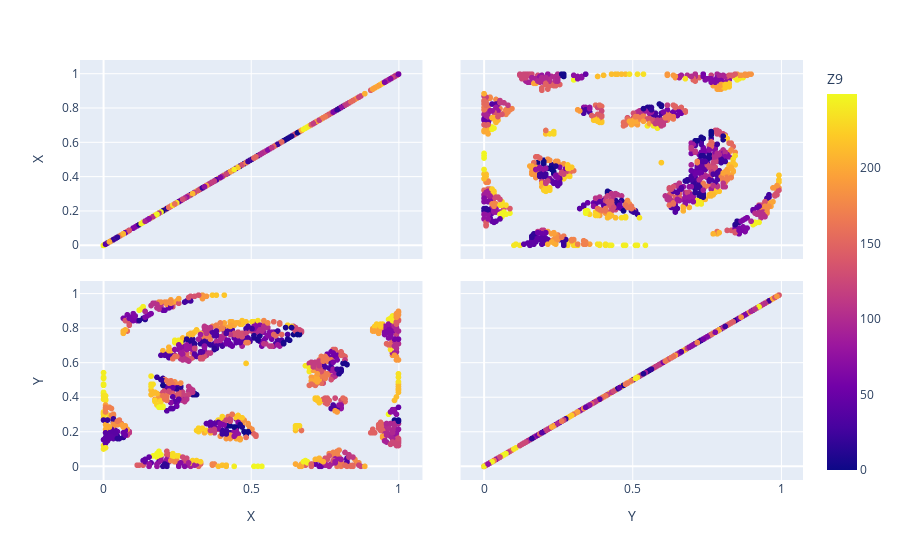

Notebook source saved alongside this figure:
### Code cell
classix_distance=Extractor.classix(group_merging_mode='distance',minPts=minPts_best_distance,radius=radius_best_distance,scale=scale_best_distance)
classix_distance.fit(X_train)
Y_pred_distance=classix_distance.predict(X_test)
df_pred_distance=pd.DataFrame(pd.concat([pd.DataFrame(X_test,columns=['X','Y']),pd.DataFrame(Y_pred_distance,columns=[select_name_Z])],axis=1))
print('Plot of target: ',select_name_Z,'\n')
fig = px.scatter_matrix(df_pred_distance,
    dimensions=['X','Y'],
    color=select_name_Z)
fig.show()

### Figure 1 — Plotly figure (JSON) as saved in the notebook; plotly's stock layout.template omitted (floating-point values rounded to 4 significant figures; data arrays with more than 128 entries replaced by an {"elided": "..."} marker saying what was removed)
{"data": [{"dimensions": [{"axis": {"matches": true}, "label": "X", "values": {"elided": "1071 float values"}}, {"axis": {"matches": true}, "label": "Y", "values": {"elided": "1071 float values"}}], "hovertemplate": "%{xaxis.title.text}=%{x}<br>%{yaxis.title.text}=%{y}<br>Z9=%{marker.color}<extra></extra>", "legendgroup": "", "marker": {"color": {"elided": "1071 int values"}, "coloraxis": "coloraxis", "symbol": "circle"}, "name": "", "showlegend": false, "type": "splom"}], "layout": {"coloraxis": {"colorbar": {"title": {"text": "Z9"}}, "colorscale": [[0, "#0d0887"], [0.1111, "#46039f"], [0.2222, "#7201a8"], [0.3333, "#9c179e"], [0.4444, "#bd3786"], [0.5556, "#d8576b"], [0.6667, "#ed7953"], [0.7778, "#fb9f3a"], [0.8889, "#fdca26"], [1, "#f0f921"]]}, "dragmode": "select", "legend": {"tracegroupgap": 0}, "margin": {"t": 60}}}
